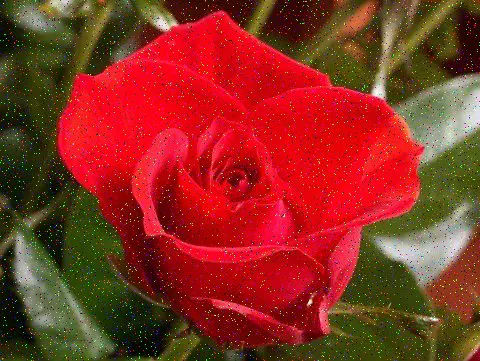
#> input picture Tugas 3/F55121045_PutriInnayah/imgmawar.jpg, 480 x 361 px
$ python histogramequalisation.py
#> lines starting #> are read from the running program, lines starting #| are printed output that depends on the picture
import cv2
import numpy as np
import matplotlib.pyplot as plt

#Membaca gambar yang akan di proses
gambar = cv2.imread('imgmawar.jpg', 0)
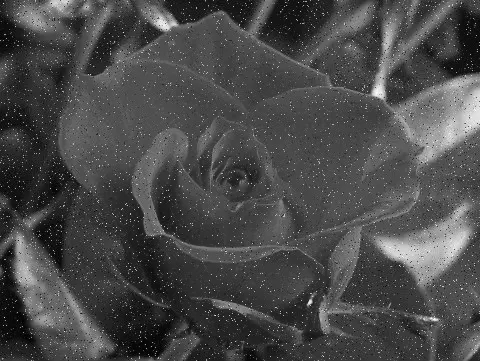
#> gambar: shape (361, 480); min 0, max 252, mean 73.4

#Deklarasi histogram equalisation
equ = cv2.equalizeHist(gambar)
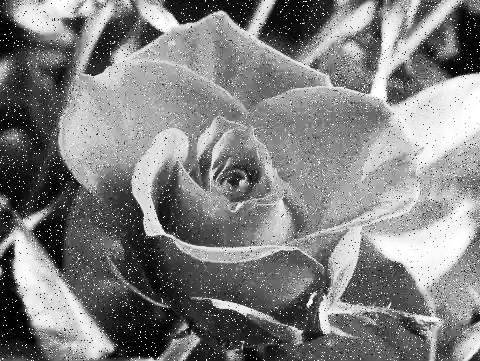
#> equ: shape (361, 480); min 0, max 255, mean 128.7

#Menampilkan hasil
plt.subplot(121), plt.imshow(gambar, cmap='gray')
plt.title('Original Image')
plt.subplot(122), plt.imshow(equ, cmap='gray')
plt.title('Equalized Image')
plt.show()
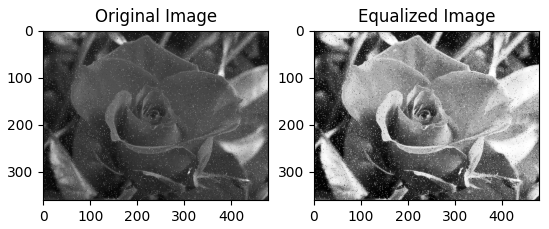
#> figure drawn by matplotlib, 2 panels

$ run again, with Tugas 3/F55121045_PutriInnayah/histoimg.jpg copied over Tugas 3/F55121045_PutriInnayah/imgmawar.jpg
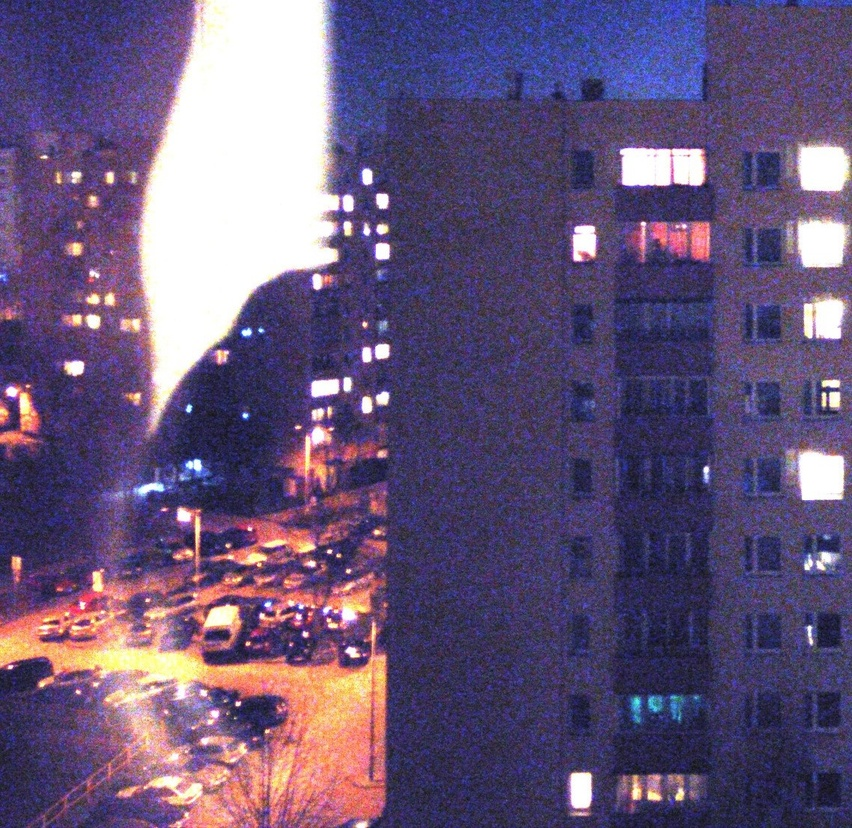
#> input picture Tugas 3/F55121045_PutriInnayah/histoimg.jpg, 852 x 828 px, shrunk from 1138 x 1106 before the run
#> `equ = cv2.equalizeHist(gambar)`:
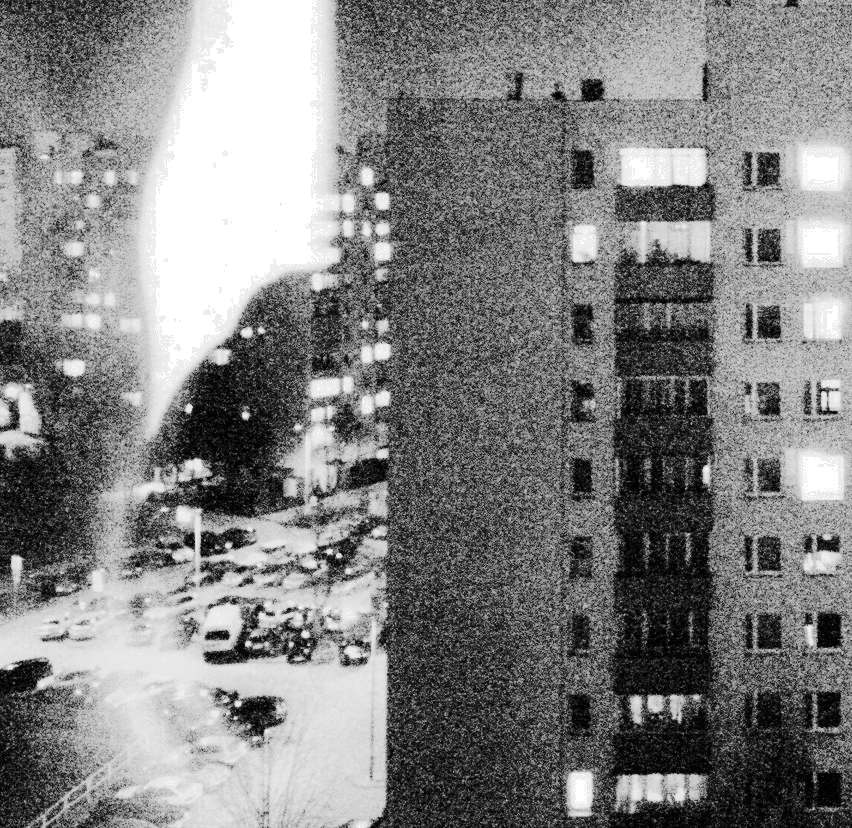
#> equ: shape (828, 852); min 0, max 255, mean 129.3
#> `plt.show()`:
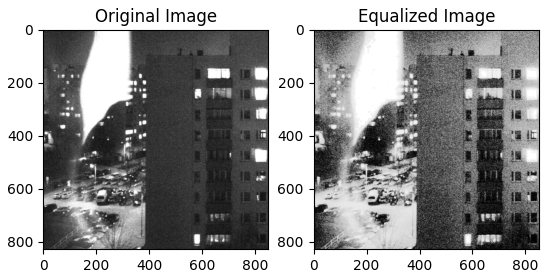
#> figure drawn by matplotlib, 2 panels
